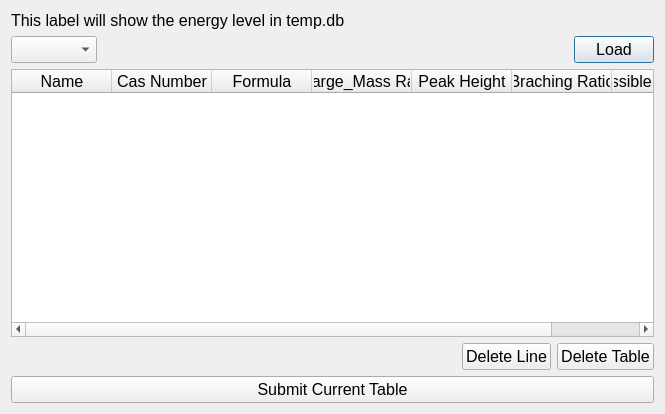
<?xml version="1.0" encoding="UTF-8"?>
<ui version="4.0">
 <class>DoubleCheck</class>
 <widget class="QDialog" name="DoubleCheck">
  <property name="geometry">
   <rect>
    <x>0</x>
    <y>0</y>
    <width>665</width>
    <height>414</height>
   </rect>
  </property>
  <property name="windowTitle">
   <string>Dialog</string>
  </property>
  <layout class="QVBoxLayout" name="verticalLayout">
   <item>
    <widget class="QLabel" name="label">
     <property name="font">
      <font>
       <family>Arial</family>
       <pointsize>12</pointsize>
      </font>
     </property>
     <property name="text">
      <string>This label will show the energy level in temp.db</string>
     </property>
    </widget>
   </item>
   <item>
    <layout class="QHBoxLayout" name="horizontalLayout">
     <item>
      <widget class="QComboBox" name="energyOption">
       <property name="font">
        <font>
         <family>Arial</family>
         <pointsize>12</pointsize>
        </font>
       </property>
      </widget>
     </item>
     <item>
      <spacer name="horizontalSpacer">
       <property name="orientation">
        <enum>Qt::Horizontal</enum>
       </property>
       <property name="sizeHint" stdset="0">
        <size>
         <width>40</width>
         <height>20</height>
        </size>
       </property>
      </spacer>
     </item>
     <item>
      <widget class="QPushButton" name="LoadButton">
       <property name="font">
        <font>
         <family>Arial</family>
         <pointsize>12</pointsize>
        </font>
       </property>
       <property name="text">
        <string>Load</string>
       </property>
      </widget>
     </item>
    </layout>
   </item>
   <item>
    <widget class="QTableWidget" name="showTable">
     <property name="font">
      <font>
       <family>Arial</family>
       <pointsize>12</pointsize>
      </font>
     </property>
     <column>
      <property name="text">
       <string>Name</string>
      </property>
     </column>
     <column>
      <property name="text">
       <string>Cas Number</string>
      </property>
     </column>
     <column>
      <property name="text">
       <string>Formula</string>
      </property>
     </column>
     <column>
      <property name="text">
       <string>Charge_Mass Ratio</string>
      </property>
     </column>
     <column>
      <property name="text">
       <string>Peak Height</string>
      </property>
     </column>
     <column>
      <property name="text">
       <string>Braching Ratio</string>
      </property>
     </column>
     <column>
      <property name="text">
       <string>Possible Fragments</string>
      </property>
     </column>
    </widget>
   </item>
   <item>
    <layout class="QHBoxLayout" name="horizontalLayout_2">
     <item>
      <spacer name="horizontalSpacer_2">
       <property name="orientation">
        <enum>Qt::Horizontal</enum>
       </property>
       <property name="sizeHint" stdset="0">
        <size>
         <width>40</width>
         <height>20</height>
        </size>
       </property>
      </spacer>
     </item>
     <item>
      <widget class="QPushButton" name="delLine">
       <property name="font">
        <font>
         <family>Arial</family>
         <pointsize>12</pointsize>
        </font>
       </property>
       <property name="text">
        <string>Delete Line</string>
       </property>
      </widget>
     </item>
     <item>
      <widget class="QPushButton" name="delTable">
       <property name="font">
        <font>
         <family>Arial</family>
         <pointsize>12</pointsize>
        </font>
       </property>
       <property name="text">
        <string>Delete Table</string>
       </property>
      </widget>
     </item>
    </layout>
   </item>
   <item>
    <widget class="QPushButton" name="submitTable">
     <property name="font">
      <font>
       <family>Arial</family>
       <pointsize>12</pointsize>
      </font>
     </property>
     <property name="text">
      <string>Submit Current Table</string>
     </property>
    </widget>
   </item>
  </layout>
 </widget>
 <resources/>
 <connections/>
</ui>
